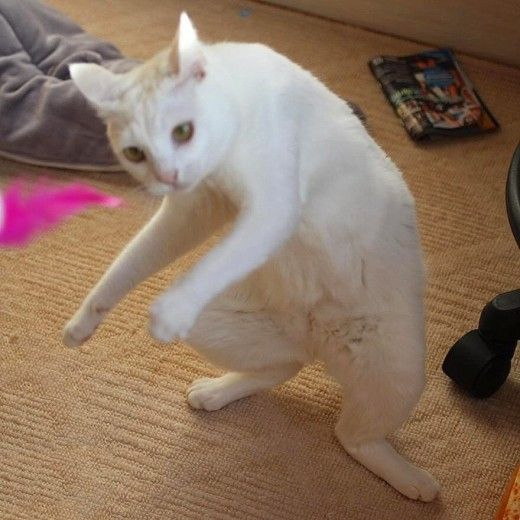
#> input picture Data/gato_ponido.jpg, 520 x 520 px
$ jupyter execute '7. Variación de la resolución espacial.ipynb'
#> lines starting #> are read from the running program, lines starting #| are printed output that depends on the picture
# ***VARIACION DE LA RESOLUCION ESPACIAL***

[cell 1]
from google.colab import files
uploaded = files.upload()
#> the answer given: gato_ponido.jpg

[cell 2]
import numpy as np
import matplotlib.image as mpimg
import matplotlib.pyplot as plt
import cv2
from PIL import Image

[cell 3]
from google.colab import drive
drive.mount('/content/drive')

[cell 4]
import os
os.chdir("/content/drive/My Drive/Intro_procesamiento_de_imagenes/Data")

# 1. Reducion - Aumento

[cell 5]
img = mpimg.imread('gato_ponido.jpg')
#> img is the input picture: shape (520, 520, 3); mean R, G, B 139.9, 115.1, 97

dim = img.shape
#> dim = (520, 520, 3)
print(dim)
#| (520, 520, 3)

# Reducimos a la 64ava parte
img_res = cv2.resize( img , dsize=(int(dim[1]/8), int(dim[0]/8)), # que escala necesita (columnas, filas)
                     interpolation=cv2.INTER_CUBIC # metodo de interpolacion para crear datos
                     )
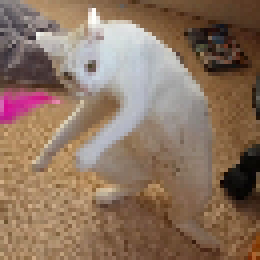
#> img_res: shape (65, 65, 3) (shown 4 times larger); mean R, G, B 140, 115.2, 97
print(img_res.shape)
#| (65, 65, 3)

img_final=cv2.resize(img_res, dsize=(dim[1] ,dim[0] ), interpolation=cv2.INTER_CUBIC)
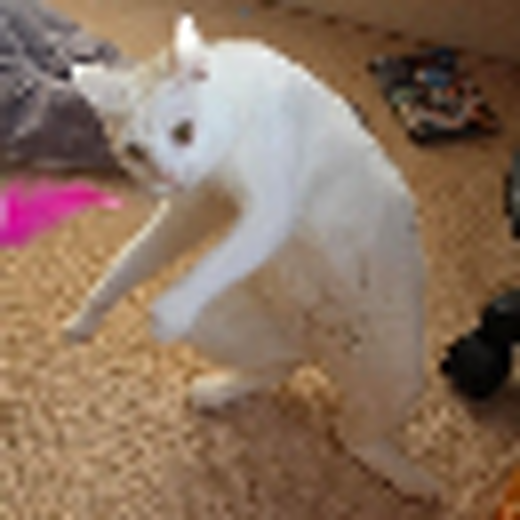
#> img_final: shape (520, 520, 3); mean R, G, B 140, 115.2, 97
print(img_final.shape)
#| (520, 520, 3)

plt.figure(1,figsize=(16,12))

plt.subplot(1, 3, 1)
plt.title(str(img.shape[0])+'x'+str(img.shape[1]))
plt.imshow(img,cmap='gray')

plt.subplot(1, 3, 2)
plt.title(str(img_res.shape[0])+'x'+str(img_res.shape[1]))
plt.imshow(img_res,cmap='gray')

plt.subplot(1, 3, 3)
plt.title(str(img_final.shape[0])+'x'+str(img_final.shape[1]))
plt.imshow(img_final,cmap='gray')
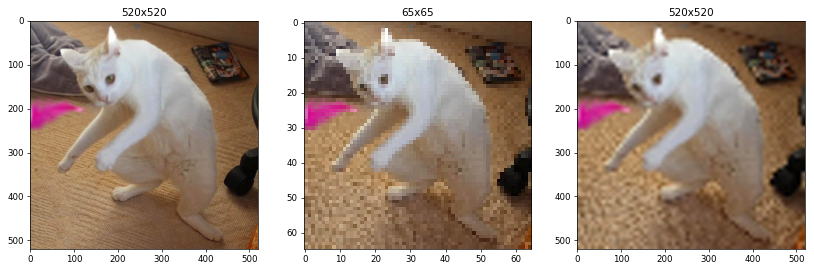
#> figure drawn by matplotlib, 3 panels

# 2. Aumento - Reduccion

[cell 6]
img = mpimg.imread('gato_ponido.jpg')

dim = img.shape
print(dim)
#| (520, 520, 3)

img_res = cv2.resize( img , dsize=(int(dim[1]*8), int(dim[0]*8)), interpolation=cv2.INTER_CUBIC)
#> img_res: shape (4160, 4160, 3)
print(img_res.shape)
#| (4160, 4160, 3)

img_final=cv2.resize(img_res, dsize=(dim[1] ,dim[0] ), interpolation=cv2.INTER_CUBIC)
print(img_final.shape)
#| (520, 520, 3)


plt.figure(1,figsize=(16,12))

plt.subplot(1, 3, 1)
plt.title(str(img.shape[0])+'x'+str(img.shape[1]))
plt.imshow(img,cmap='gray')

plt.subplot(1, 3, 2)
plt.title(str(img_res.shape[0])+'x'+str(img_res.shape[1]))
plt.imshow(img_res,cmap='gray')

plt.subplot(1, 3, 3)
plt.title(str(img_final.shape[0])+'x'+str(img_final.shape[1]))
plt.imshow(img_final,cmap='gray')
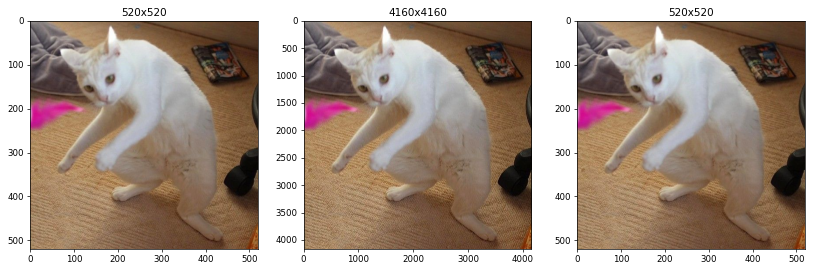
#> figure drawn by matplotlib, 3 panels

## 2.1 Ejercicio 12 min - ( 1 punto )

Elaborar un script sin usar openCV para disminuir las dimensiones de una imagen

[cell 7]
img = mpimg.imread('gato_ponido.jpg')[:,:,0]
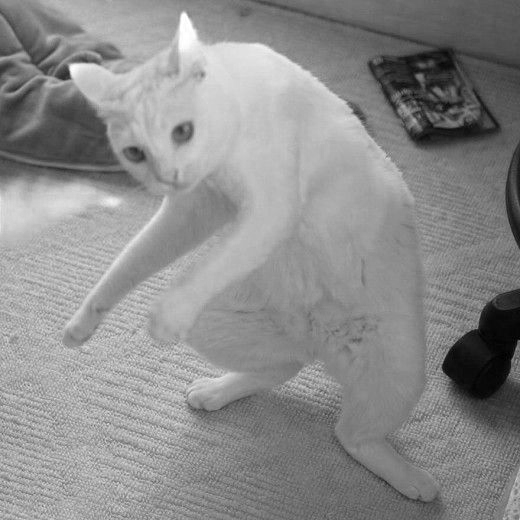
#> img: shape (520, 520); min 0, max 255, mean 139.9
plt.figure(1,figsize=(6,6))
plt.subplot(1, 2, 1)
plt.title(str(img.shape[0])+'x'+str(img.shape[1]))
plt.imshow(img,cmap='gray')
img_2 = img[0::2,0::2]
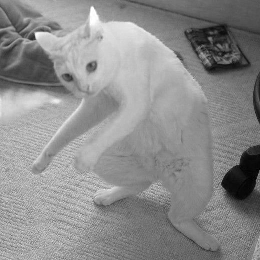
#> img_2: shape (260, 260); min 0, max 255, mean 140
plt.subplot(2, 2, 2)
plt.title(str(img_2.shape[0])+'x'+str(img_2.shape[1]))
plt.imshow(img_2,cmap='gray')

$ run again, with Data/Tarea 1.jpg copied over Data/gato_ponido.jpg
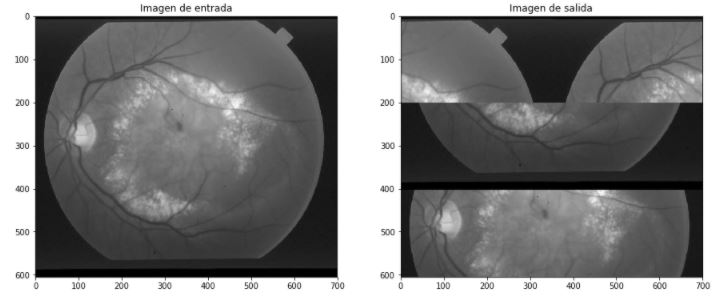
#> input picture Data/Tarea 1.jpg, 727 x 299 px
#> img is the input picture: shape (299, 727, 3); min 0, max 255, mean 127.5
#| (299, 727, 3)
#| (37, 90, 3)
#| (299, 727, 3)
#| (299, 727, 3)
#| (2392, 5816, 3)
#| (299, 727, 3)
#> `[cell 6] img = mpimg.imread('gato_ponido.jpg')  dim = img.shape print(..`:
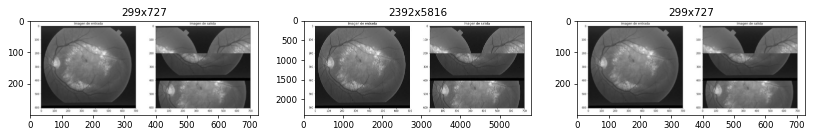
#> figure drawn by matplotlib, 3 panels
#> img: shape (299, 727)
#> `img_2 = img[0::2,0::2]`:
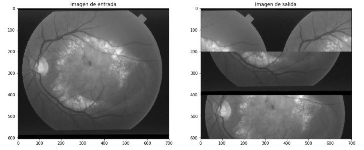
#> img_2: shape (150, 364); min 0, max 255, mean 128.1
